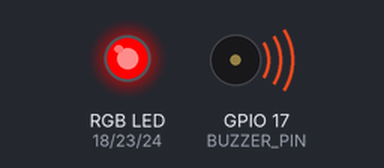
The program below on a simulated Raspberry Pi (BCM pin numbers). Shown: an RGB LED mixed from three pins (HIGH = lit), buzzer (waves = sounding). At 28.2 s the program stops and its outputs stay as they are.

Above: at 0.1 s.
At 3.7 s:
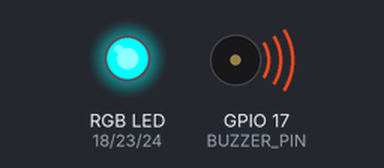
At 6.6 s:
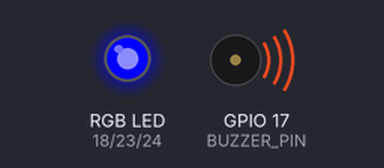
At 13.1 s:
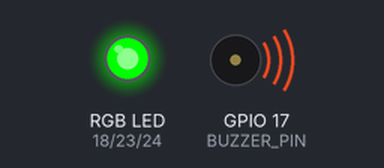
At 21.3 s:
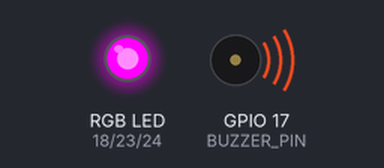
At 28.2 s:
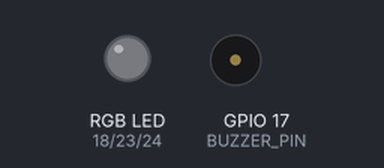
Timing chart, 0 to 29.7 s (numbered marks = the images above):
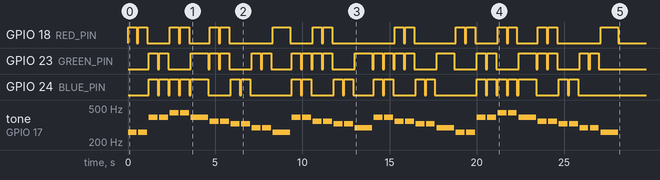

Measured:
- by itself, GPIO 18 (RED_PIN): LOW → HIGH at 0.00 s, → LOW 0.50 s later, → HIGH 0.10 s later, → LOW 0.50 s later, … (36 changes in this stretch)
- by itself, GPIO 23 (GREEN_PIN): LOW → HIGH at 1.2 s, → LOW 0.50 s later, → HIGH 0.10 s later, → LOW 0.50 s later, … (48 changes in this stretch)
- by itself, GPIO 24 (BLUE_PIN): LOW → HIGH at 1.2 s, → LOW 0.50 s later, → HIGH 0.10 s later, → LOW 0.50 s later, … (44 changes in this stretch)
- by itself, tone on GPIO 17 (BUZZER_PIN): plays 261 Hz for 0.50 s, 261 Hz for 0.50 s, 392 Hz for 0.50 s, 392 Hz for 0.50 s, 440 Hz for 0.50 s, 440 Hz for 0.50 s … (42 notes in this stretch)

The program:

buzzer_melody_led.py
```python
import RPi.GPIO as GPIO
import time

# LED 핀 번호 설정
RED_PIN = 18
GREEN_PIN = 23
BLUE_PIN = 24

# GPIO 모드 설정
GPIO.setmode(GPIO.BCM)
GPIO.setup([RED_PIN, GREEN_PIN, BLUE_PIN], GPIO.OUT)

# Buzzer 핀 설정
BUZZER_PIN = 17
GPIO.setup(BUZZER_PIN, GPIO.OUT)
pwm = GPIO.PWM(BUZZER_PIN, 100)  # 초기 주파수 설정
pwm.start(0)

# 주요 음표의 주파수 (단위: Hz)
notes = {
    'C4': 261.63, #도
    'D4': 293.66, #레
    'E4': 329.63, #미
    'F4': 349.23, #피
    'G4': 392.00, #솔
    'A4': 440.00, #라
    'B4': 493.88, #시
    'C5': 523.25 #높은 도
}

# RGB 상태(GPIO)
colors = {
    'C4': (1, 0, 0), # 도, 빨
    'D4': (0, 1, 0), # 레, 초
    'E4': (0, 0, 1), # 미, 파
    'F4': (1, 1, 0), # 파, 노
    'G4': (0, 1, 1), # 솔, 하
    'A4': (1, 0, 1), # 라, 보
    'B4': (1, 1, 1), # 시, 흰
    'C5': (1, 0, 0) # 도, 빨
}

# 작은 별 멜로디
melody = [
    ('C4', 0.5), ('C4', 0.5), ('G4', 0.5), ('G4', 0.5), ('A4', 0.5), ('A4', 0.5), ('G4', 1.0), #빨빨하하보보하
    ('F4', 0.5), ('F4', 0.5), ('E4', 0.5), ('E4', 0.5), ('D4', 0.5), ('D4', 0.5), ('C4', 1.0), #노노파파초초빨
    ('G4', 0.5), ('G4', 0.5), ('F4', 0.5), ('F4', 0.5), ('E4', 0.5), ('E4', 0.5), ('D4', 1.0), #하하노노파파초
    ('G4', 0.5), ('G4', 0.5), ('F4', 0.5), ('F4', 0.5), ('E4', 0.5), ('E4', 0.5), ('D4', 1.0), #하하노노파파초
    ('C4', 0.5), ('C4', 0.5), ('G4', 0.5), ('G4', 0.5), ('A4', 0.5), ('A4', 0.5), ('G4', 1.0), #빨빨하하보보하
    ('F4', 0.5), ('F4', 0.5), ('E4', 0.5), ('E4', 0.5), ('D4', 0.5), ('D4', 0.5), ('C4', 1.0) #노노파파초초빨
]

def play(note, duration):
    r, g, b = colors[note]
    GPIO.output([RED_PIN, GREEN_PIN, BLUE_PIN], [r, g, b])  # LED 켜기
    pwm.ChangeFrequency(notes[note])
    pwm.ChangeDutyCycle(50) # 부저 켜짐
    time.sleep(duration) # 음표 지속 시간
    pwm.ChangeDutyCycle(0)  # 부저 끄기
    GPIO.output([RED_PIN, GREEN_PIN, BLUE_PIN], (0, 0, 0))  # LED 끄기

try:
    for note, duration in melody:
        play(note, duration)
        time.sleep(0.1)  # 음표 사이의 간격
finally:
    if pwm is not None:
        try:
            pwm.stop()
        except:
            pass
        del pwm  # __del__ 호출 시 오류 방지
    GPIO.cleanup()
```
